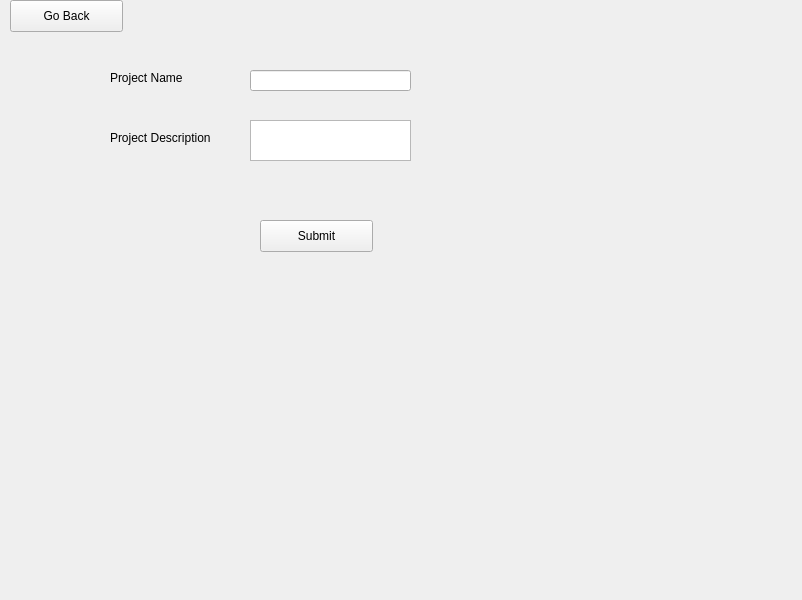
<?xml version="1.0" encoding="UTF-8"?>
<ui version="4.0">
 <class>Form</class>
 <widget class="QWidget" name="Form">
  <property name="geometry">
   <rect>
    <x>0</x>
    <y>0</y>
    <width>802</width>
    <height>600</height>
   </rect>
  </property>
  <property name="acceptDrops">
   <bool>true</bool>
  </property>
  <property name="windowTitle">
   <string>Projects</string>
  </property>
  <widget class="QPushButton" name="backBtn">
   <property name="geometry">
    <rect>
     <x>10</x>
     <y>0</y>
     <width>113</width>
     <height>32</height>
    </rect>
   </property>
   <property name="text">
    <string>Go Back</string>
   </property>
  </widget>
  <widget class="QLabel" name="label">
   <property name="geometry">
    <rect>
     <x>110</x>
     <y>70</y>
     <width>131</width>
     <height>16</height>
    </rect>
   </property>
   <property name="text">
    <string>Project Name</string>
   </property>
  </widget>
  <widget class="QLineEdit" name="projectName">
   <property name="geometry">
    <rect>
     <x>250</x>
     <y>70</y>
     <width>161</width>
     <height>21</height>
    </rect>
   </property>
  </widget>
  <widget class="QLabel" name="label_2">
   <property name="geometry">
    <rect>
     <x>110</x>
     <y>130</y>
     <width>131</width>
     <height>16</height>
    </rect>
   </property>
   <property name="text">
    <string>Project Description</string>
   </property>
  </widget>
  <widget class="QPushButton" name="submitBtn">
   <property name="geometry">
    <rect>
     <x>260</x>
     <y>220</y>
     <width>113</width>
     <height>32</height>
    </rect>
   </property>
   <property name="text">
    <string>Submit</string>
   </property>
  </widget>
  <widget class="QPlainTextEdit" name="description">
   <property name="geometry">
    <rect>
     <x>250</x>
     <y>120</y>
     <width>161</width>
     <height>41</height>
    </rect>
   </property>
  </widget>
 </widget>
 <resources/>
 <connections/>
</ui>
